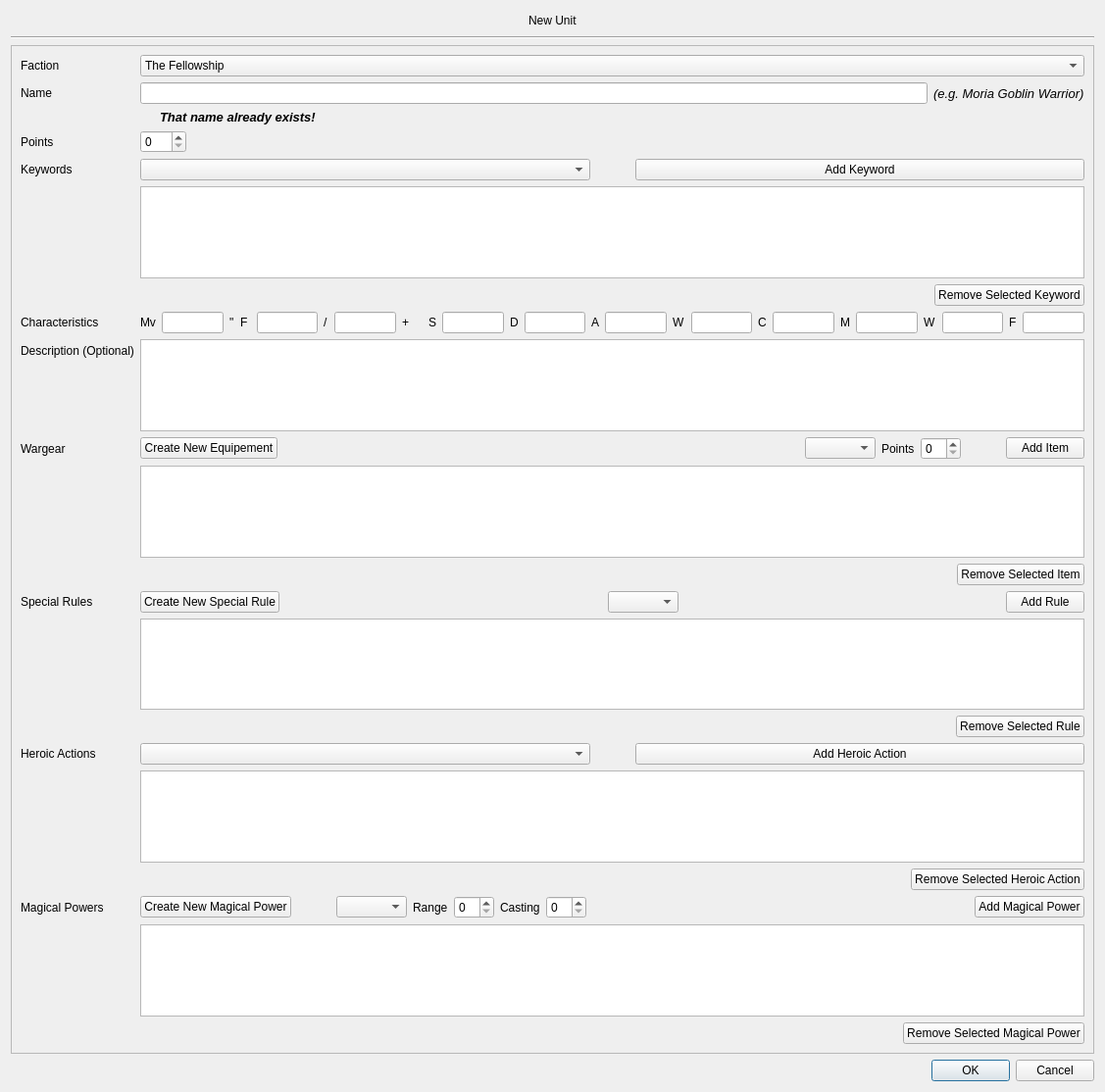
<?xml version="1.0" encoding="UTF-8"?>
<ui version="4.0">
 <class>Dialog</class>
 <widget class="QDialog" name="Dialog">
  <property name="geometry">
   <rect>
    <x>0</x>
    <y>0</y>
    <width>1127</width>
    <height>1114</height>
   </rect>
  </property>
  <property name="windowTitle">
   <string>Dialog</string>
  </property>
  <layout class="QVBoxLayout" name="verticalLayout_3">
   <item>
    <layout class="QHBoxLayout" name="horizontalLayout">
     <item>
      <spacer name="horizontalSpacer_2">
       <property name="orientation">
        <enum>Qt::Horizontal</enum>
       </property>
       <property name="sizeHint" stdset="0">
        <size>
         <width>40</width>
         <height>20</height>
        </size>
       </property>
      </spacer>
     </item>
     <item>
      <widget class="QLabel" name="titleLabel">
       <property name="text">
        <string>New Unit</string>
       </property>
      </widget>
     </item>
     <item>
      <spacer name="horizontalSpacer_3">
       <property name="orientation">
        <enum>Qt::Horizontal</enum>
       </property>
       <property name="sizeHint" stdset="0">
        <size>
         <width>40</width>
         <height>20</height>
        </size>
       </property>
      </spacer>
     </item>
    </layout>
   </item>
   <item>
    <widget class="Line" name="line">
     <property name="orientation">
      <enum>Qt::Horizontal</enum>
     </property>
    </widget>
   </item>
   <item>
    <widget class="QScrollArea" name="scrollArea">
     <property name="widgetResizable">
      <bool>true</bool>
     </property>
     <widget class="QWidget" name="scrollAreaWidgetContents">
      <property name="geometry">
       <rect>
        <x>0</x>
        <y>-161</y>
        <width>1086</width>
        <height>1164</height>
       </rect>
      </property>
      <property name="sizePolicy">
       <sizepolicy hsizetype="Preferred" vsizetype="Preferred">
        <horstretch>0</horstretch>
        <verstretch>0</verstretch>
       </sizepolicy>
      </property>
      <property name="maximumSize">
       <size>
        <width>16777215</width>
        <height>16777215</height>
       </size>
      </property>
      <layout class="QFormLayout" name="formLayout_3">
       <property name="sizeConstraint">
        <enum>QLayout::SetDefaultConstraint</enum>
       </property>
       <property name="fieldGrowthPolicy">
        <enum>QFormLayout::AllNonFixedFieldsGrow</enum>
       </property>
       <property name="labelAlignment">
        <set>Qt::AlignLeading|Qt::AlignLeft|Qt::AlignVCenter</set>
       </property>
       <item row="0" column="0">
        <widget class="QLabel" name="factionLabel">
         <property name="text">
          <string>Faction</string>
         </property>
        </widget>
       </item>
       <item row="0" column="1">
        <widget class="QComboBox" name="factionComboBox">
         <item>
          <property name="text">
           <string>The Fellowship</string>
          </property>
         </item>
         <item>
          <property name="text">
           <string>The Shire</string>
          </property>
         </item>
         <item>
          <property name="text">
           <string>The Rangers</string>
          </property>
         </item>
         <item>
          <property name="text">
           <string>Númenor</string>
          </property>
         </item>
         <item>
          <property name="text">
           <string>Minas Tirith</string>
          </property>
         </item>
         <item>
          <property name="text">
           <string>The Fiefdoms</string>
          </property>
         </item>
         <item>
          <property name="text">
           <string>The Dead of Dunharrow</string>
          </property>
         </item>
         <item>
          <property name="text">
           <string>Arnor</string>
          </property>
         </item>
         <item>
          <property name="text">
           <string>Rohan</string>
          </property>
         </item>
         <item>
          <property name="text">
           <string>Wildmen of Drúadan</string>
          </property>
         </item>
         <item>
          <property name="text">
           <string>Rivendell</string>
          </property>
         </item>
         <item>
          <property name="text">
           <string>Lothlórien</string>
          </property>
         </item>
         <item>
          <property name="text">
           <string>Fangorn</string>
          </property>
         </item>
         <item>
          <property name="text">
           <string>The Misty Mountains</string>
          </property>
         </item>
         <item>
          <property name="text">
           <string>The Kingdom of Khazad-Dûm</string>
          </property>
         </item>
         <item>
          <property name="text">
           <string>Wanderers in the Wild</string>
          </property>
         </item>
         <item>
          <property name="text">
           <string>Barad-Dûr</string>
          </property>
         </item>
         <item>
          <property name="text">
           <string>Angmar</string>
          </property>
         </item>
         <item>
          <property name="text">
           <string>Mordor</string>
          </property>
         </item>
         <item>
          <property name="text">
           <string>Moria</string>
          </property>
         </item>
         <item>
          <property name="text">
           <string>Isengard</string>
          </property>
         </item>
         <item>
          <property name="text">
           <string>The Easterlings</string>
          </property>
         </item>
         <item>
          <property name="text">
           <string>Variags of Khand</string>
          </property>
         </item>
         <item>
          <property name="text">
           <string>The Serpent Horde</string>
          </property>
         </item>
         <item>
          <property name="text">
           <string>Far Harad</string>
          </property>
         </item>
         <item>
          <property name="text">
           <string>Corsairs of Umbar</string>
          </property>
         </item>
         <item>
          <property name="text">
           <string>Sharkey''s Rogues</string>
          </property>
         </item>
        </widget>
       </item>
       <item row="1" column="0">
        <widget class="QLabel" name="nameLabel">
         <property name="text">
          <string>Name</string>
         </property>
        </widget>
       </item>
       <item row="1" column="1">
        <layout class="QHBoxLayout" name="nameLayout">
         <item>
          <widget class="QLineEdit" name="nameInput">
           <property name="enabled">
            <bool>true</bool>
           </property>
           <property name="inputMask">
            <string/>
           </property>
           <property name="text">
            <string/>
           </property>
          </widget>
         </item>
         <item>
          <widget class="QLabel" name="helperName">
           <property name="font">
            <font>
             <pointsize>10</pointsize>
             <italic>true</italic>
             <underline>false</underline>
            </font>
           </property>
           <property name="text">
            <string>(e.g. Moria Goblin Warrior)</string>
           </property>
          </widget>
         </item>
        </layout>
       </item>
       <item row="2" column="1">
        <widget class="QLabel" name="hintName">
         <property name="font">
          <font>
           <pointsize>10</pointsize>
           <weight>75</weight>
           <italic>true</italic>
           <bold>true</bold>
          </font>
         </property>
         <property name="text">
          <string>That name already exists!</string>
         </property>
         <property name="indent">
          <number>20</number>
         </property>
        </widget>
       </item>
       <item row="3" column="0">
        <widget class="QLabel" name="pointsLabel">
         <property name="text">
          <string>Points</string>
         </property>
        </widget>
       </item>
       <item row="3" column="1">
        <layout class="QHBoxLayout" name="horizontalLayout_7">
         <item>
          <widget class="QSpinBox" name="pointsSpinBox">
           <property name="maximum">
            <number>999</number>
           </property>
          </widget>
         </item>
         <item>
          <spacer name="horizontalSpacer_9">
           <property name="orientation">
            <enum>Qt::Horizontal</enum>
           </property>
           <property name="sizeHint" stdset="0">
            <size>
             <width>40</width>
             <height>20</height>
            </size>
           </property>
          </spacer>
         </item>
        </layout>
       </item>
       <item row="5" column="0">
        <widget class="QLabel" name="unitRankLabel">
         <property name="text">
          <string>Keywords</string>
         </property>
        </widget>
       </item>
       <item row="5" column="1">
        <layout class="QHBoxLayout" name="horizontalLayout_2">
         <item>
          <widget class="QComboBox" name="keywordsComboBox">
           <property name="font">
            <font>
             <underline>false</underline>
            </font>
           </property>
           <property name="styleSheet">
            <string notr="true"/>
           </property>
           <property name="minimumContentsLength">
            <number>0</number>
           </property>
          </widget>
         </item>
         <item>
          <spacer name="horizontalSpacer">
           <property name="orientation">
            <enum>Qt::Horizontal</enum>
           </property>
           <property name="sizeType">
            <enum>QSizePolicy::Minimum</enum>
           </property>
           <property name="sizeHint" stdset="0">
            <size>
             <width>40</width>
             <height>20</height>
            </size>
           </property>
          </spacer>
         </item>
         <item>
          <widget class="QPushButton" name="addKeywordButton">
           <property name="text">
            <string>Add Keyword</string>
           </property>
          </widget>
         </item>
        </layout>
       </item>
       <item row="6" column="1">
        <widget class="QListWidget" name="keywordListWidget"/>
       </item>
       <item row="7" column="1">
        <layout class="QHBoxLayout" name="horizontalLayout_10">
         <item>
          <spacer name="horizontalSpacer_11">
           <property name="orientation">
            <enum>Qt::Horizontal</enum>
           </property>
           <property name="sizeHint" stdset="0">
            <size>
             <width>40</width>
             <height>20</height>
            </size>
           </property>
          </spacer>
         </item>
         <item>
          <widget class="QPushButton" name="removeKeywordButton">
           <property name="text">
            <string>Remove Selected Keyword</string>
           </property>
          </widget>
         </item>
        </layout>
       </item>
       <item row="11" column="0">
        <widget class="QLabel" name="characteristicsLabel">
         <property name="text">
          <string>Characteristics</string>
         </property>
        </widget>
       </item>
       <item row="11" column="1">
        <layout class="QHBoxLayout" name="horizontalLayout_3">
         <item>
          <widget class="QLabel" name="moveLabel">
           <property name="maximumSize">
            <size>
             <width>18</width>
             <height>16777215</height>
            </size>
           </property>
           <property name="text">
            <string>Mv</string>
           </property>
          </widget>
         </item>
         <item>
          <widget class="QLineEdit" name="moveInput">
           <property name="maximumSize">
            <size>
             <width>16777215</width>
             <height>16777215</height>
            </size>
           </property>
           <property name="inputMask">
            <string/>
           </property>
           <property name="text">
            <string/>
           </property>
          </widget>
         </item>
         <item>
          <widget class="QLabel" name="inchLabel">
           <property name="maximumSize">
            <size>
             <width>10</width>
             <height>16777215</height>
            </size>
           </property>
           <property name="text">
            <string>&quot;</string>
           </property>
          </widget>
         </item>
         <item>
          <widget class="QLabel" name="fightLabel">
           <property name="minimumSize">
            <size>
             <width>11</width>
             <height>0</height>
            </size>
           </property>
           <property name="maximumSize">
            <size>
             <width>14</width>
             <height>16777215</height>
            </size>
           </property>
           <property name="text">
            <string>F</string>
           </property>
          </widget>
         </item>
         <item>
          <widget class="QLineEdit" name="fightInput"/>
         </item>
         <item>
          <widget class="QLabel" name="barLabel">
           <property name="text">
            <string>/</string>
           </property>
          </widget>
         </item>
         <item>
          <widget class="QLineEdit" name="shootInput"/>
         </item>
         <item>
          <widget class="QLabel" name="plusLabel">
           <property name="minimumSize">
            <size>
             <width>21</width>
             <height>0</height>
            </size>
           </property>
           <property name="text">
            <string>+</string>
           </property>
          </widget>
         </item>
         <item>
          <widget class="QLabel" name="strengthLabel">
           <property name="minimumSize">
            <size>
             <width>0</width>
             <height>0</height>
            </size>
           </property>
           <property name="text">
            <string>S</string>
           </property>
          </widget>
         </item>
         <item>
          <widget class="QLineEdit" name="strengthInput"/>
         </item>
         <item>
          <widget class="QLabel" name="defenceLabel">
           <property name="text">
            <string>D</string>
           </property>
          </widget>
         </item>
         <item>
          <widget class="QLineEdit" name="defenceInput"/>
         </item>
         <item>
          <widget class="QLabel" name="attacksLabel">
           <property name="text">
            <string>A</string>
           </property>
          </widget>
         </item>
         <item>
          <widget class="QLineEdit" name="attacksInput"/>
         </item>
         <item>
          <widget class="QLabel" name="woundsLabel">
           <property name="text">
            <string>W</string>
           </property>
          </widget>
         </item>
         <item>
          <widget class="QLineEdit" name="woundsInput"/>
         </item>
         <item>
          <widget class="QLabel" name="courageLabel">
           <property name="text">
            <string>C</string>
           </property>
          </widget>
         </item>
         <item>
          <widget class="QLineEdit" name="courageInput"/>
         </item>
         <item>
          <widget class="QLabel" name="mightLabel">
           <property name="text">
            <string>M</string>
           </property>
          </widget>
         </item>
         <item>
          <widget class="QLineEdit" name="mightInput"/>
         </item>
         <item>
          <widget class="QLabel" name="willLabel">
           <property name="text">
            <string>W</string>
           </property>
          </widget>
         </item>
         <item>
          <widget class="QLineEdit" name="willInput"/>
         </item>
         <item>
          <widget class="QLabel" name="fateLabel">
           <property name="text">
            <string>F</string>
           </property>
          </widget>
         </item>
         <item>
          <widget class="QLineEdit" name="fateInput"/>
         </item>
        </layout>
       </item>
       <item row="12" column="0">
        <widget class="QLabel" name="descriptionLabel">
         <property name="text">
          <string>Description (Optional)</string>
         </property>
        </widget>
       </item>
       <item row="12" column="1">
        <widget class="QPlainTextEdit" name="descriptionPlainTextEdit"/>
       </item>
       <item row="13" column="0">
        <widget class="QLabel" name="wargearLabel">
         <property name="text">
          <string>Wargear</string>
         </property>
        </widget>
       </item>
       <item row="13" column="1">
        <layout class="QHBoxLayout" name="horizontalLayout_4">
         <item>
          <widget class="QPushButton" name="createNewEquipementButton">
           <property name="maximumSize">
            <size>
             <width>16777215</width>
             <height>16777215</height>
            </size>
           </property>
           <property name="text">
            <string>Create New Equipement</string>
           </property>
          </widget>
         </item>
         <item>
          <spacer name="horizontalSpacer_6">
           <property name="orientation">
            <enum>Qt::Horizontal</enum>
           </property>
           <property name="sizeHint" stdset="0">
            <size>
             <width>40</width>
             <height>20</height>
            </size>
           </property>
          </spacer>
         </item>
         <item>
          <widget class="QComboBox" name="wargearComboBox"/>
         </item>
         <item>
          <widget class="QLabel" name="label">
           <property name="text">
            <string>Points</string>
           </property>
          </widget>
         </item>
         <item>
          <widget class="QSpinBox" name="equipementCostSpinBox"/>
         </item>
         <item>
          <spacer name="horizontalSpacer_5">
           <property name="orientation">
            <enum>Qt::Horizontal</enum>
           </property>
           <property name="sizeType">
            <enum>QSizePolicy::Minimum</enum>
           </property>
           <property name="sizeHint" stdset="0">
            <size>
             <width>40</width>
             <height>20</height>
            </size>
           </property>
          </spacer>
         </item>
         <item>
          <widget class="QPushButton" name="addItemButton">
           <property name="text">
            <string>Add Item</string>
           </property>
          </widget>
         </item>
        </layout>
       </item>
       <item row="14" column="1">
        <widget class="QListWidget" name="wargearListWidget"/>
       </item>
       <item row="15" column="1">
        <layout class="QHBoxLayout" name="horizontalLayout_5">
         <item>
          <spacer name="horizontalSpacer_4">
           <property name="orientation">
            <enum>Qt::Horizontal</enum>
           </property>
           <property name="sizeHint" stdset="0">
            <size>
             <width>40</width>
             <height>20</height>
            </size>
           </property>
          </spacer>
         </item>
         <item>
          <widget class="QPushButton" name="pushButton_3">
           <property name="text">
            <string>Remove Selected Item</string>
           </property>
          </widget>
         </item>
        </layout>
       </item>
       <item row="16" column="0">
        <widget class="QLabel" name="specialRuleLabel">
         <property name="text">
          <string>Special Rules</string>
         </property>
        </widget>
       </item>
       <item row="16" column="1">
        <layout class="QHBoxLayout" name="horizontalLayout_6">
         <item>
          <widget class="QPushButton" name="createNewSpecialRuleButton">
           <property name="text">
            <string>Create New Special Rule</string>
           </property>
          </widget>
         </item>
         <item>
          <spacer name="horizontalSpacer_8">
           <property name="orientation">
            <enum>Qt::Horizontal</enum>
           </property>
           <property name="sizeHint" stdset="0">
            <size>
             <width>40</width>
             <height>20</height>
            </size>
           </property>
          </spacer>
         </item>
         <item>
          <widget class="QComboBox" name="specialRulesComboBox"/>
         </item>
         <item>
          <spacer name="horizontalSpacer_7">
           <property name="orientation">
            <enum>Qt::Horizontal</enum>
           </property>
           <property name="sizeHint" stdset="0">
            <size>
             <width>40</width>
             <height>20</height>
            </size>
           </property>
          </spacer>
         </item>
         <item>
          <widget class="QPushButton" name="addRuleButton">
           <property name="text">
            <string>Add Rule</string>
           </property>
          </widget>
         </item>
        </layout>
       </item>
       <item row="17" column="1">
        <widget class="QListWidget" name="specialRuleslistWidget"/>
       </item>
       <item row="18" column="1">
        <layout class="QHBoxLayout" name="horizontalLayout_9">
         <item>
          <spacer name="horizontalSpacer_10">
           <property name="orientation">
            <enum>Qt::Horizontal</enum>
           </property>
           <property name="sizeHint" stdset="0">
            <size>
             <width>40</width>
             <height>20</height>
            </size>
           </property>
          </spacer>
         </item>
         <item>
          <widget class="QPushButton" name="removeSpecialRuleButton">
           <property name="text">
            <string>Remove Selected Rule</string>
           </property>
          </widget>
         </item>
        </layout>
       </item>
       <item row="19" column="0">
        <widget class="QLabel" name="heroicActionlabel">
         <property name="text">
          <string>Heroic Actions</string>
         </property>
        </widget>
       </item>
       <item row="19" column="1">
        <layout class="QHBoxLayout" name="heroicActionLayout">
         <item>
          <widget class="QComboBox" name="heroicActionComboBox"/>
         </item>
         <item>
          <spacer name="horizontalSpacer_12">
           <property name="orientation">
            <enum>Qt::Horizontal</enum>
           </property>
           <property name="sizeType">
            <enum>QSizePolicy::Minimum</enum>
           </property>
           <property name="sizeHint" stdset="0">
            <size>
             <width>40</width>
             <height>20</height>
            </size>
           </property>
          </spacer>
         </item>
         <item>
          <widget class="QPushButton" name="addHeroicActionButton">
           <property name="text">
            <string>Add Heroic Action</string>
           </property>
          </widget>
         </item>
        </layout>
       </item>
       <item row="20" column="1">
        <widget class="QListWidget" name="heroicActionListWidget"/>
       </item>
       <item row="21" column="1">
        <layout class="QHBoxLayout" name="heroicActionRemoveLayout">
         <item>
          <spacer name="horizontalSpacer_13">
           <property name="orientation">
            <enum>Qt::Horizontal</enum>
           </property>
           <property name="sizeHint" stdset="0">
            <size>
             <width>40</width>
             <height>20</height>
            </size>
           </property>
          </spacer>
         </item>
         <item>
          <widget class="QPushButton" name="removeHeroicActionButton">
           <property name="text">
            <string>Remove Selected Heroic Action</string>
           </property>
          </widget>
         </item>
        </layout>
       </item>
       <item row="22" column="0">
        <widget class="QLabel" name="magicalPowersLabel">
         <property name="text">
          <string>Magical Powers</string>
         </property>
        </widget>
       </item>
       <item row="22" column="1">
        <layout class="QHBoxLayout" name="horizontalLayout_8">
         <item>
          <widget class="QPushButton" name="createMagicalPowerButton">
           <property name="text">
            <string>Create New Magical Power</string>
           </property>
          </widget>
         </item>
         <item>
          <spacer name="horizontalSpacer_16">
           <property name="orientation">
            <enum>Qt::Horizontal</enum>
           </property>
           <property name="sizeType">
            <enum>QSizePolicy::Minimum</enum>
           </property>
           <property name="sizeHint" stdset="0">
            <size>
             <width>40</width>
             <height>20</height>
            </size>
           </property>
          </spacer>
         </item>
         <item>
          <widget class="QComboBox" name="magicalPowerComboBox"/>
         </item>
         <item>
          <widget class="QLabel" name="label_2">
           <property name="text">
            <string>Range</string>
           </property>
          </widget>
         </item>
         <item>
          <widget class="QSpinBox" name="rangeSpinBox"/>
         </item>
         <item>
          <widget class="QLabel" name="label_3">
           <property name="text">
            <string>Casting</string>
           </property>
          </widget>
         </item>
         <item>
          <widget class="QSpinBox" name="castingSpinBox"/>
         </item>
         <item>
          <spacer name="horizontalSpacer_14">
           <property name="orientation">
            <enum>Qt::Horizontal</enum>
           </property>
           <property name="sizeHint" stdset="0">
            <size>
             <width>40</width>
             <height>20</height>
            </size>
           </property>
          </spacer>
         </item>
         <item>
          <widget class="QPushButton" name="addMagicalPowerButton">
           <property name="text">
            <string>Add Magical Power</string>
           </property>
          </widget>
         </item>
        </layout>
       </item>
       <item row="24" column="1">
        <layout class="QHBoxLayout" name="horizontalLayout_11">
         <item>
          <spacer name="horizontalSpacer_15">
           <property name="orientation">
            <enum>Qt::Horizontal</enum>
           </property>
           <property name="sizeHint" stdset="0">
            <size>
             <width>40</width>
             <height>20</height>
            </size>
           </property>
          </spacer>
         </item>
         <item>
          <widget class="QPushButton" name="removeMagicalPowerButton">
           <property name="text">
            <string>Remove Selected Magical Power</string>
           </property>
          </widget>
         </item>
        </layout>
       </item>
       <item row="23" column="1">
        <widget class="QListWidget" name="magicalPowerListWidget"/>
       </item>
      </layout>
     </widget>
    </widget>
   </item>
   <item>
    <widget class="QDialogButtonBox" name="buttonBox">
     <property name="orientation">
      <enum>Qt::Horizontal</enum>
     </property>
     <property name="standardButtons">
      <set>QDialogButtonBox::Cancel|QDialogButtonBox::Ok</set>
     </property>
    </widget>
   </item>
  </layout>
 </widget>
 <resources/>
 <connections>
  <connection>
   <sender>buttonBox</sender>
   <signal>accepted()</signal>
   <receiver>Dialog</receiver>
   <slot>checkFormAndSave()</slot>
   <hints>
    <hint type="sourcelabel">
     <x>254</x>
     <y>987</y>
    </hint>
    <hint type="destinationlabel">
     <x>157</x>
     <y>274</y>
    </hint>
   </hints>
  </connection>
  <connection>
   <sender>buttonBox</sender>
   <signal>rejected()</signal>
   <receiver>Dialog</receiver>
   <slot>confirmQuit()</slot>
   <hints>
    <hint type="sourcelabel">
     <x>322</x>
     <y>987</y>
    </hint>
    <hint type="destinationlabel">
     <x>286</x>
     <y>274</y>
    </hint>
   </hints>
  </connection>
  <connection>
   <sender>createNewEquipementButton</sender>
   <signal>clicked()</signal>
   <receiver>Dialog</receiver>
   <slot>createEquipement()</slot>
   <hints>
    <hint type="sourcelabel">
     <x>261</x>
     <y>473</y>
    </hint>
    <hint type="destinationlabel">
     <x>451</x>
     <y>369</y>
    </hint>
   </hints>
  </connection>
  <connection>
   <sender>addItemButton</sender>
   <signal>clicked()</signal>
   <receiver>Dialog</receiver>
   <slot>addEquipement()</slot>
   <hints>
    <hint type="sourcelabel">
     <x>860</x>
     <y>473</y>
    </hint>
    <hint type="destinationlabel">
     <x>451</x>
     <y>369</y>
    </hint>
   </hints>
  </connection>
  <connection>
   <sender>addRuleButton</sender>
   <signal>clicked()</signal>
   <receiver>Dialog</receiver>
   <slot>addSpecialRule()</slot>
   <hints>
    <hint type="sourcelabel">
     <x>860</x>
     <y>627</y>
    </hint>
    <hint type="destinationlabel">
     <x>451</x>
     <y>369</y>
    </hint>
   </hints>
  </connection>
  <connection>
   <sender>createNewSpecialRuleButton</sender>
   <signal>clicked()</signal>
   <receiver>Dialog</receiver>
   <slot>createSpecialRule()</slot>
   <hints>
    <hint type="sourcelabel">
     <x>262</x>
     <y>627</y>
    </hint>
    <hint type="destinationlabel">
     <x>451</x>
     <y>369</y>
    </hint>
   </hints>
  </connection>
  <connection>
   <sender>removeKeywordButton</sender>
   <signal>clicked()</signal>
   <receiver>Dialog</receiver>
   <slot>removeKeyword()</slot>
   <hints>
    <hint type="sourcelabel">
     <x>806</x>
     <y>328</y>
    </hint>
    <hint type="destinationlabel">
     <x>466</x>
     <y>495</y>
    </hint>
   </hints>
  </connection>
  <connection>
   <sender>removeSpecialRuleButton</sender>
   <signal>clicked()</signal>
   <receiver>Dialog</receiver>
   <slot>removeSpecialRule()</slot>
   <hints>
    <hint type="sourcelabel">
     <x>819</x>
     <y>740</y>
    </hint>
    <hint type="destinationlabel">
     <x>466</x>
     <y>495</y>
    </hint>
   </hints>
  </connection>
  <connection>
   <sender>addKeywordButton</sender>
   <signal>clicked()</signal>
   <receiver>Dialog</receiver>
   <slot>addKeyword()</slot>
   <hints>
    <hint type="sourcelabel">
     <x>784</x>
     <y>206</y>
    </hint>
    <hint type="destinationlabel">
     <x>466</x>
     <y>495</y>
    </hint>
   </hints>
  </connection>
  <connection>
   <sender>nameInput</sender>
   <signal>editingFinished()</signal>
   <receiver>Dialog</receiver>
   <slot>checkNameNotExists()</slot>
   <hints>
    <hint type="sourcelabel">
     <x>442</x>
     <y>113</y>
    </hint>
    <hint type="destinationlabel">
     <x>441</x>
     <y>499</y>
    </hint>
   </hints>
  </connection>
  <connection>
   <sender>removeHeroicActionButton</sender>
   <signal>clicked()</signal>
   <receiver>Dialog</receiver>
   <slot>removeHeroicAction()</slot>
   <hints>
    <hint type="sourcelabel">
     <x>832</x>
     <y>423</y>
    </hint>
    <hint type="destinationlabel">
     <x>487</x>
     <y>497</y>
    </hint>
   </hints>
  </connection>
  <connection>
   <sender>addHeroicActionButton</sender>
   <signal>clicked()</signal>
   <receiver>Dialog</receiver>
   <slot>addHeroicAction()</slot>
   <hints>
    <hint type="sourcelabel">
     <x>818</x>
     <y>341</y>
    </hint>
    <hint type="destinationlabel">
     <x>487</x>
     <y>497</y>
    </hint>
   </hints>
  </connection>
  <connection>
   <sender>addMagicalPowerButton</sender>
   <signal>clicked()</signal>
   <receiver>Dialog</receiver>
   <slot>addMagicalPower()</slot>
   <hints>
    <hint type="sourcelabel">
     <x>726</x>
     <y>954</y>
    </hint>
    <hint type="destinationlabel">
     <x>422</x>
     <y>582</y>
    </hint>
   </hints>
  </connection>
  <connection>
   <sender>createMagicalPowerButton</sender>
   <signal>clicked()</signal>
   <receiver>Dialog</receiver>
   <slot>createMagicalPower()</slot>
   <hints>
    <hint type="sourcelabel">
     <x>269</x>
     <y>954</y>
    </hint>
    <hint type="destinationlabel">
     <x>422</x>
     <y>582</y>
    </hint>
   </hints>
  </connection>
  <connection>
   <sender>removeMagicalPowerButton</sender>
   <signal>clicked()</signal>
   <receiver>Dialog</receiver>
   <slot>removeMagicalPower()</slot>
   <hints>
    <hint type="sourcelabel">
     <x>685</x>
     <y>1084</y>
    </hint>
    <hint type="destinationlabel">
     <x>422</x>
     <y>582</y>
    </hint>
   </hints>
  </connection>
 </connections>
 <slots>
  <slot>checkFormAndSave()</slot>
  <slot>confirmQuit()</slot>
  <slot>createEquipement()</slot>
  <slot>addEquipement()</slot>
  <slot>addSpecialRule()</slot>
  <slot>createSpecialRule()</slot>
  <slot>addKeyword()</slot>
  <slot>removeKeyword()</slot>
  <slot>removeSpecialRule()</slot>
  <slot>removeEquipement()</slot>
  <slot>checkNameNotExists()</slot>
  <slot>addHeroicAction()</slot>
  <slot>removeHeroicAction()</slot>
  <slot>createMagicalPower()</slot>
  <slot>addMagicalPower()</slot>
  <slot>removeMagicalPower()</slot>
 </slots>
</ui>
